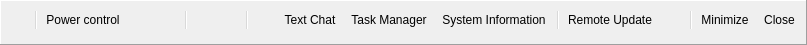
<?xml version="1.0" encoding="UTF-8"?>
<ui version="4.0">
 <class>DesktopToolBar</class>
 <widget class="QFrame" name="DesktopToolBar">
  <property name="geometry">
   <rect>
    <x>0</x>
    <y>0</y>
    <width>287</width>
    <height>45</height>
   </rect>
  </property>
  <property name="sizePolicy">
   <sizepolicy hsizetype="Minimum" vsizetype="Minimum">
    <horstretch>0</horstretch>
    <verstretch>0</verstretch>
   </sizepolicy>
  </property>
  <property name="windowTitle">
   <string notr="true"/>
  </property>
  <property name="autoFillBackground">
   <bool>true</bool>
  </property>
  <property name="frameShape">
   <enum>QFrame::Panel</enum>
  </property>
  <property name="frameShadow">
   <enum>QFrame::Raised</enum>
  </property>
  <layout class="QVBoxLayout" name="verticalLayout">
   <property name="spacing">
    <number>0</number>
   </property>
   <property name="leftMargin">
    <number>0</number>
   </property>
   <property name="topMargin">
    <number>0</number>
   </property>
   <property name="rightMargin">
    <number>0</number>
   </property>
   <property name="bottomMargin">
    <number>0</number>
   </property>
   <item>
    <widget class="QToolBar" name="toolbar">
     <property name="sizePolicy">
      <sizepolicy hsizetype="Minimum" vsizetype="Minimum">
       <horstretch>0</horstretch>
       <verstretch>0</verstretch>
      </sizepolicy>
     </property>
     <property name="iconSize">
      <size>
       <width>18</width>
       <height>18</height>
      </size>
     </property>
     <addaction name="action_pin"/>
     <addaction name="separator"/>
     <addaction name="action_power_control"/>
     <addaction name="action_cad"/>
     <addaction name="action_settings"/>
     <addaction name="separator"/>
     <addaction name="action_autosize"/>
     <addaction name="action_fullscreen"/>
     <addaction name="separator"/>
     <addaction name="action_file_transfer"/>
     <addaction name="action_text_chat"/>
     <addaction name="action_task_manager"/>
     <addaction name="action_system_info"/>
     <addaction name="separator"/>
     <addaction name="action_update"/>
     <addaction name="action_menu"/>
     <addaction name="separator"/>
     <addaction name="action_minimize"/>
     <addaction name="action_close"/>
    </widget>
   </item>
   <item>
    <widget class="QFrame" name="frame">
     <property name="sizePolicy">
      <sizepolicy hsizetype="Preferred" vsizetype="Fixed">
       <horstretch>0</horstretch>
       <verstretch>0</verstretch>
      </sizepolicy>
     </property>
     <property name="minimumSize">
      <size>
       <width>0</width>
       <height>4</height>
      </size>
     </property>
     <property name="maximumSize">
      <size>
       <width>16777215</width>
       <height>5</height>
      </size>
     </property>
     <property name="frameShape">
      <enum>QFrame::NoFrame</enum>
     </property>
     <property name="frameShadow">
      <enum>QFrame::Raised</enum>
     </property>
     <property name="lineWidth">
      <number>0</number>
     </property>
    </widget>
   </item>
  </layout>
  <action name="action_pin">
   <property name="checkable">
    <bool>true</bool>
   </property>
   <property name="icon">
    <iconset resource="../resources/client.qrc">
     <normaloff>:/img/pin.png</normaloff>:/img/pin.png</iconset>
   </property>
   <property name="text">
    <string notr="true"/>
   </property>
   <property name="toolTip">
    <string>Lock toolbar</string>
   </property>
  </action>
  <action name="action_settings">
   <property name="icon">
    <iconset resource="../resources/client.qrc">
     <normaloff>:/img/settings.png</normaloff>:/img/settings.png</iconset>
   </property>
   <property name="text">
    <string notr="true"/>
   </property>
   <property name="toolTip">
    <string>Session configuration</string>
   </property>
  </action>
  <action name="action_autosize">
   <property name="icon">
    <iconset resource="../resources/client.qrc">
     <normaloff>:/img/arrow-in-out.png</normaloff>:/img/arrow-in-out.png</iconset>
   </property>
   <property name="text">
    <string notr="true"/>
   </property>
   <property name="toolTip">
    <string>Automatic window size</string>
   </property>
  </action>
  <action name="action_fullscreen">
   <property name="checkable">
    <bool>true</bool>
   </property>
   <property name="icon">
    <iconset resource="../resources/client.qrc">
     <normaloff>:/img/application-resize-full.png</normaloff>:/img/application-resize-full.png</iconset>
   </property>
   <property name="text">
    <string notr="true"/>
   </property>
   <property name="toolTip">
    <string>Switch to full screen mode or back</string>
   </property>
  </action>
  <action name="action_autoscroll">
   <property name="checkable">
    <bool>true</bool>
   </property>
   <property name="checked">
    <bool>true</bool>
   </property>
   <property name="text">
    <string>Automatic scrolling</string>
   </property>
  </action>
  <action name="action_cad">
   <property name="icon">
    <iconset resource="../resources/client.qrc">
     <normaloff>:/img/ctrl-alt-del.png</normaloff>:/img/ctrl-alt-del.png</iconset>
   </property>
   <property name="text">
    <string notr="true"/>
   </property>
   <property name="toolTip">
    <string>Send Ctrl+Alt+Delete</string>
   </property>
  </action>
  <action name="action_menu">
   <property name="icon">
    <iconset resource="../resources/client.qrc">
     <normaloff>:/img/menu.png</normaloff>:/img/menu.png</iconset>
   </property>
   <property name="text">
    <string notr="true"/>
   </property>
   <property name="toolTip">
    <string>Advanced menu</string>
   </property>
  </action>
  <action name="action_screenshot">
   <property name="text">
    <string>Save screenshot...</string>
   </property>
   <property name="iconText">
    <string>Save screenshot...</string>
   </property>
   <property name="toolTip">
    <string>Save screenshot...</string>
   </property>
  </action>
  <action name="action_file_transfer">
   <property name="icon">
    <iconset resource="../resources/client.qrc">
     <normaloff>:/img/folder-stand.png</normaloff>:/img/folder-stand.png</iconset>
   </property>
   <property name="text">
    <string/>
   </property>
   <property name="toolTip">
    <string>File transfer</string>
   </property>
  </action>
  <action name="action_scale">
   <property name="checkable">
    <bool>true</bool>
   </property>
   <property name="text">
    <string>Scale</string>
   </property>
  </action>
  <action name="action_send_key_combinations">
   <property name="checkable">
    <bool>true</bool>
   </property>
   <property name="checked">
    <bool>true</bool>
   </property>
   <property name="text">
    <string>Send key combinations</string>
   </property>
  </action>
  <action name="action_power_control">
   <property name="icon">
    <iconset resource="../resources/client.qrc">
     <normaloff>:/img/lightning.png</normaloff>:/img/lightning.png</iconset>
   </property>
   <property name="text">
    <string>Power control</string>
   </property>
   <property name="toolTip">
    <string>Power control</string>
   </property>
   <property name="visible">
    <bool>false</bool>
   </property>
  </action>
  <action name="action_shutdown">
   <property name="text">
    <string>Shutdown</string>
   </property>
  </action>
  <action name="action_reboot">
   <property name="text">
    <string>Reboot</string>
   </property>
  </action>
  <action name="action_logoff">
   <property name="text">
    <string>Logoff</string>
   </property>
  </action>
  <action name="action_lock">
   <property name="text">
    <string>Lock</string>
   </property>
  </action>
  <action name="action_update">
   <property name="icon">
    <iconset resource="../resources/client.qrc">
     <normaloff>:/img/update.png</normaloff>:/img/update.png</iconset>
   </property>
   <property name="text">
    <string>Remote Update</string>
   </property>
   <property name="visible">
    <bool>false</bool>
   </property>
  </action>
  <action name="action_system_info">
   <property name="icon">
    <iconset resource="../resources/client.qrc">
     <normaloff>:/img/computer_info.png</normaloff>:/img/computer_info.png</iconset>
   </property>
   <property name="text">
    <string>System Information</string>
   </property>
   <property name="visible">
    <bool>false</bool>
   </property>
  </action>
  <action name="action_close">
   <property name="icon">
    <iconset resource="../resources/client.qrc">
     <normaloff>:/img/cross-button.png</normaloff>:/img/cross-button.png</iconset>
   </property>
   <property name="text">
    <string>Close</string>
   </property>
   <property name="toolTip">
    <string>Close session</string>
   </property>
  </action>
  <action name="action_scale100">
   <property name="checkable">
    <bool>true</bool>
   </property>
   <property name="checked">
    <bool>true</bool>
   </property>
   <property name="text">
    <string notr="true">100%</string>
   </property>
  </action>
  <action name="action_scale90">
   <property name="checkable">
    <bool>true</bool>
   </property>
   <property name="text">
    <string notr="true">90%</string>
   </property>
  </action>
  <action name="action_scale80">
   <property name="checkable">
    <bool>true</bool>
   </property>
   <property name="text">
    <string notr="true">80%</string>
   </property>
  </action>
  <action name="action_scale70">
   <property name="checkable">
    <bool>true</bool>
   </property>
   <property name="text">
    <string notr="true">70%</string>
   </property>
  </action>
  <action name="action_scale60">
   <property name="checkable">
    <bool>true</bool>
   </property>
   <property name="text">
    <string notr="true">60%</string>
   </property>
  </action>
  <action name="action_scale50">
   <property name="checkable">
    <bool>true</bool>
   </property>
   <property name="text">
    <string notr="true">50%</string>
   </property>
  </action>
  <action name="action_fit_window">
   <property name="checkable">
    <bool>true</bool>
   </property>
   <property name="text">
    <string>Fit window</string>
   </property>
  </action>
  <action name="action_minimize">
   <property name="icon">
    <iconset resource="../resources/client.qrc">
     <normaloff>:/img/navigation-270-button.png</normaloff>:/img/navigation-270-button.png</iconset>
   </property>
   <property name="text">
    <string>Minimize</string>
   </property>
   <property name="toolTip">
    <string>Minimize window</string>
   </property>
  </action>
  <action name="action_statistics">
   <property name="text">
    <string>Statistics</string>
   </property>
   <property name="toolTip">
    <string>Statistics</string>
   </property>
  </action>
  <action name="action_reboot_safe_mode">
   <property name="text">
    <string>Reboot (Safe mode)</string>
   </property>
   <property name="toolTip">
    <string>Reboot in safe mode</string>
   </property>
  </action>
  <action name="action_paste_clipboard_as_keystrokes">
   <property name="text">
    <string>Paste clipboard as keystrokes</string>
   </property>
  </action>
  <action name="action_text_chat">
   <property name="icon">
    <iconset resource="../resources/client.qrc">
     <normaloff>:/img/text-chat.png</normaloff>:/img/text-chat.png</iconset>
   </property>
   <property name="text">
    <string>Text Chat</string>
   </property>
   <property name="toolTip">
    <string>Text Chat</string>
   </property>
   <property name="visible">
    <bool>false</bool>
   </property>
  </action>
  <action name="action_recording_settings">
   <property name="text">
    <string>Recording settings...</string>
   </property>
  </action>
  <action name="action_start_recording">
   <property name="icon">
    <iconset resource="../resources/client.qrc">
     <normaloff>:/img/control-record.png</normaloff>:/img/control-record.png</iconset>
   </property>
   <property name="text">
    <string>Start recording</string>
   </property>
   <property name="toolTip">
    <string>Start recording</string>
   </property>
  </action>
  <action name="action_task_manager">
   <property name="icon">
    <iconset resource="../resources/client.qrc">
     <normaloff>:/img/task-manager.png</normaloff>:/img/task-manager.png</iconset>
   </property>
   <property name="text">
    <string>Task Manager</string>
   </property>
   <property name="toolTip">
    <string>Task Manager</string>
   </property>
   <property name="visible">
    <bool>false</bool>
   </property>
  </action>
  <action name="action_pause_video">
   <property name="checkable">
    <bool>true</bool>
   </property>
   <property name="enabled">
    <bool>false</bool>
   </property>
   <property name="text">
    <string>Pause video when minimizing</string>
   </property>
   <property name="visible">
    <bool>false</bool>
   </property>
  </action>
  <action name="action_pause_audio">
   <property name="checkable">
    <bool>true</bool>
   </property>
   <property name="text">
    <string>Pause audio when minimizing</string>
   </property>
   <property name="visible">
    <bool>false</bool>
   </property>
  </action>
 </widget>
 <resources>
  <include location="../resources/client.qrc"/>
 </resources>
 <connections/>
</ui>
